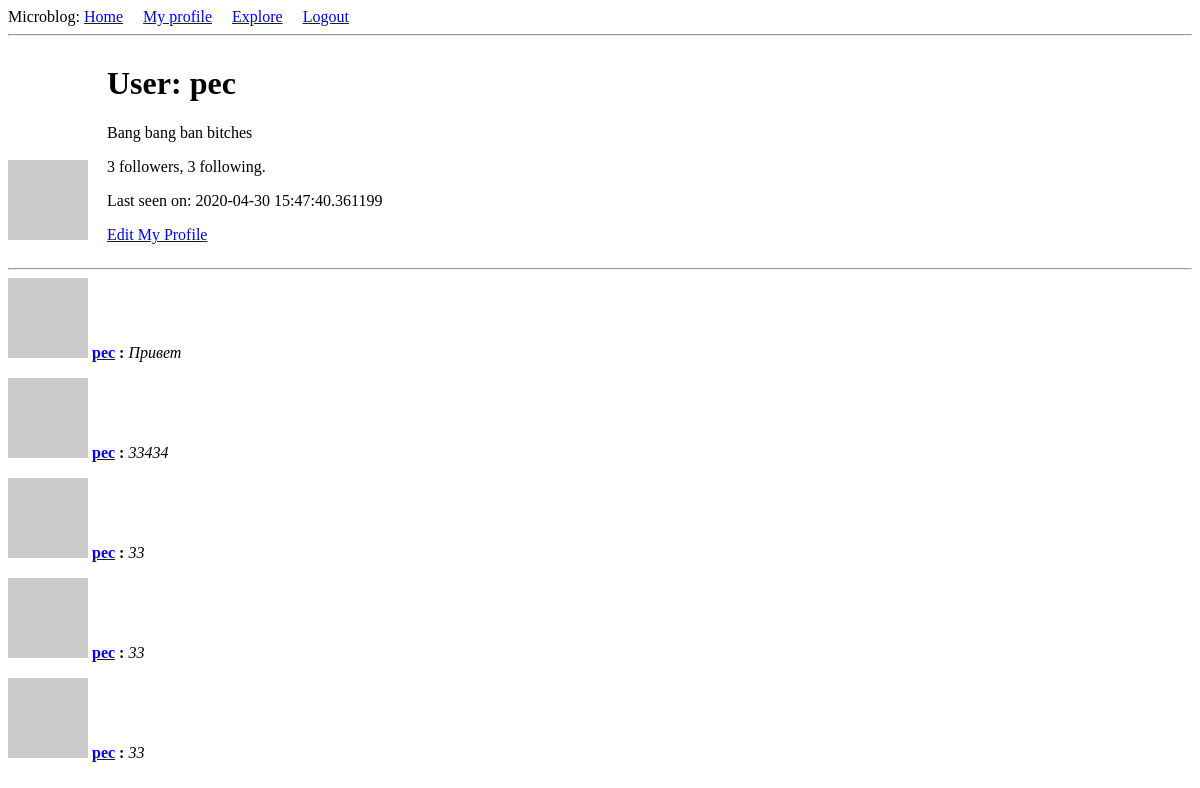
Before: /user/pec (signed in) with the older database file.
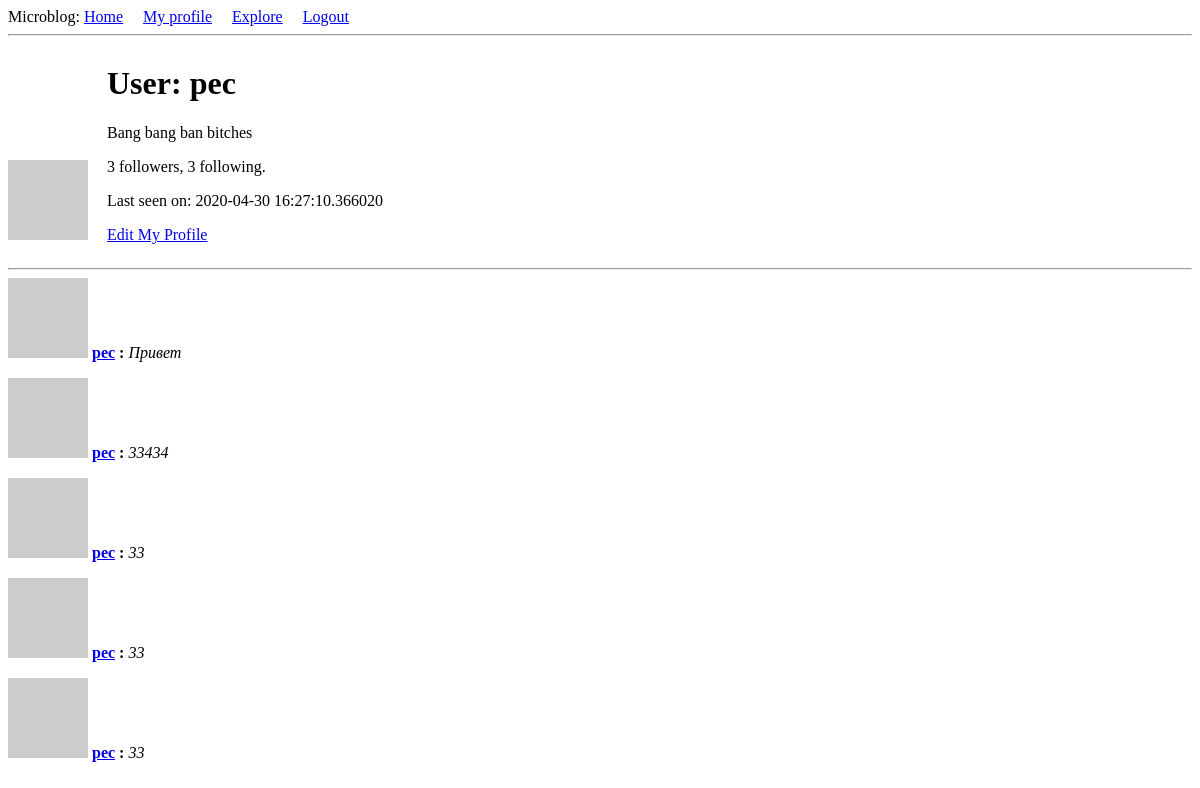
After: the same page with the newer database file.
### app/models.py (models this page shows, shortened)
class User(UserMixin, db.Model):
    id = db.Column(db.Integer, primary_key=True)
    username = db.Column(db.String(64), index=True, unique=True)
    email = db.Column(db.String(120), index=True, unique=True)
    password_hash = db.Column(db.String(128))
    posts = db.relationship('Post', backref='author', lazy='dynamic')
    about_me = db.Column(db.String(140))
    last_seen = db.Column(db.DateTime, default=datetime.utcnow)
    subscribe = db.relationship(
        'User', secondary=followers,
        primaryjoin=(followers.c.follower_id == id),
        secondaryjoin=(followers.c.subscribe_id == id),
        backref=db.backref('followers', lazy='dynamic'), lazy='dynamic')
    def avatar(self, size):
        digest = md5(self.email.lower().encode('utf-8')).hexdigest()
        return f"https://www.gravatar.com/avatar/{digest}?d=identicon&s={size}"

### app/routes.py (the view)
@app.route('/user/<username>')
@login_required
def user(username):
    user = User.query.filter_by(username=username).first_or_404()
    page = request.args.get('page', 1, type=int)
    posts = user.posts.order_by(Post.timestamp.desc()).paginate(
        page, app.config['POSTS_PER_PAGE'], False)
    next_url = url_for('user', username=user.username, page=posts.next_num) \
        if posts.has_next else None
    prev_url = url_for('user', username=user.username, page=posts.prev_num) \
        if posts.has_prev else None
    return render_template('user.html', user=user, posts=posts.items, prev_url=prev_url, next_url=next_url)

### app/models.py (called while the page is built)
@login.user_loader
def load_user(id):
    return User.query.get(int(id))

### app/routes.py (called while the page is built)
@app.before_request
def before_request():
    if current_user.is_authenticated:
        current_user.last_seen = datetime.utcnow()
        db.session.commit()

### app/templates/user.html (shortened to what this page needs)
{% extends "base.html" %}
{% block content %}
        <img src="{{ user.avatar(128) }}" alt="" style="display: inline-block">
        <div style="display: inline-block;margin-left: 15px;">
            <h1>User: {{ user.username }}</h1>
                {% if user.about_me %}<p>{{ user.about_me }}</p>{% endif %}
                {{ user.followers.count() }} followers, {{ user.subscribe.count() }} following.
                {% if user.last_seen %}<p>Last seen on: {{ user.last_seen }}</p>{% endif %}
            {% if user == current_user %} <p><a href="{{ url_for('edit_profile') }}">Edit My Profile</a></p>
                {% elif not current_user.is_following(user) %}
                <a href="{{ url_for('follow', username=user.username) }}">Follow</a>
                {% else %}
                <a href="{{ url_for('unfollow', username=user.username) }}">Unfollow</a>
            {% endif %}
        </div>
    <hr>
    {% for post in posts %}
        {% include '_post.html' %}
    {% endfor %}
{% endblock %}

Changed rows visible on the page:
changed User "pec": last_seen "2020-04-30 15:47:40.361199" → "2020-04-30 16:27:10.366020"
